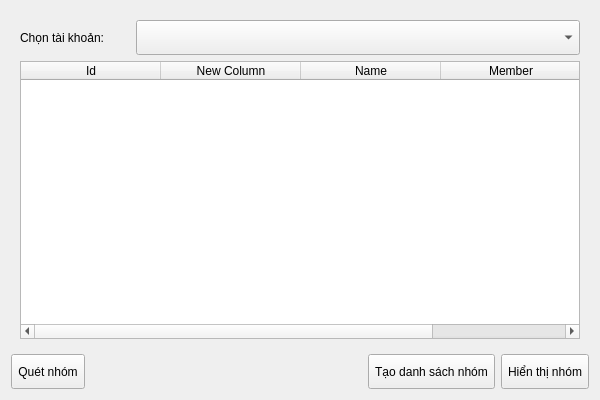
<?xml version="1.0" encoding="UTF-8"?>
<ui version="4.0">
 <class>DialogGroup</class>
 <widget class="QDialog" name="DialogGroup">
  <property name="windowModality">
   <enum>Qt::NonModal</enum>
  </property>
  <property name="enabled">
   <bool>true</bool>
  </property>
  <property name="geometry">
   <rect>
    <x>0</x>
    <y>0</y>
    <width>600</width>
    <height>400</height>
   </rect>
  </property>
  <property name="windowTitle">
   <string>Quản lý nhóm Facebook</string>
  </property>
  <layout class="QVBoxLayout" name="verticalLayout_2">
   <item>
    <widget class="QWidget" name="widget" native="true">
     <layout class="QVBoxLayout" name="verticalLayout">
      <item>
       <layout class="QHBoxLayout" name="horizontalLayout">
        <item>
         <widget class="QLabel" name="label">
          <property name="maximumSize">
           <size>
            <width>110</width>
            <height>16777215</height>
           </size>
          </property>
          <property name="text">
           <string>Chọn tài khoản:</string>
          </property>
         </widget>
        </item>
        <item>
         <widget class="QComboBox" name="comboBox">
          <property name="minimumSize">
           <size>
            <width>0</width>
            <height>35</height>
           </size>
          </property>
         </widget>
        </item>
       </layout>
      </item>
      <item>
       <widget class="QTableWidget" name="tableWidgetGroup">
        <attribute name="horizontalHeaderDefaultSectionSize">
         <number>140</number>
        </attribute>
        <attribute name="verticalHeaderDefaultSectionSize">
         <number>40</number>
        </attribute>
        <column>
         <property name="text">
          <string>Id</string>
         </property>
        </column>
        <column>
         <property name="text">
          <string>New Column</string>
         </property>
        </column>
        <column>
         <property name="text">
          <string>Name</string>
         </property>
        </column>
        <column>
         <property name="text">
          <string>Member</string>
         </property>
        </column>
       </widget>
      </item>
     </layout>
    </widget>
   </item>
   <item>
    <layout class="QHBoxLayout" name="horizontalLayout_2">
     <item>
      <widget class="QToolButton" name="toolButtonGetList">
       <property name="minimumSize">
        <size>
         <width>40</width>
         <height>35</height>
        </size>
       </property>
       <property name="text">
        <string>Quét nhóm</string>
       </property>
       <property name="toolButtonStyle">
        <enum>Qt::ToolButtonTextOnly</enum>
       </property>
      </widget>
     </item>
     <item>
      <spacer name="horizontalSpacer">
       <property name="orientation">
        <enum>Qt::Horizontal</enum>
       </property>
       <property name="sizeHint" stdset="0">
        <size>
         <width>40</width>
         <height>20</height>
        </size>
       </property>
      </spacer>
     </item>
     <item>
      <widget class="QToolButton" name="toolButtonCreateGroup">
       <property name="minimumSize">
        <size>
         <width>0</width>
         <height>35</height>
        </size>
       </property>
       <property name="text">
        <string>Tạo danh sách nhóm</string>
       </property>
      </widget>
     </item>
     <item>
      <widget class="QToolButton" name="toolButtonShowList">
       <property name="minimumSize">
        <size>
         <width>0</width>
         <height>35</height>
        </size>
       </property>
       <property name="text">
        <string>Hiển thị nhóm</string>
       </property>
      </widget>
     </item>
    </layout>
   </item>
  </layout>
 </widget>
 <resources/>
 <connections/>
</ui>
